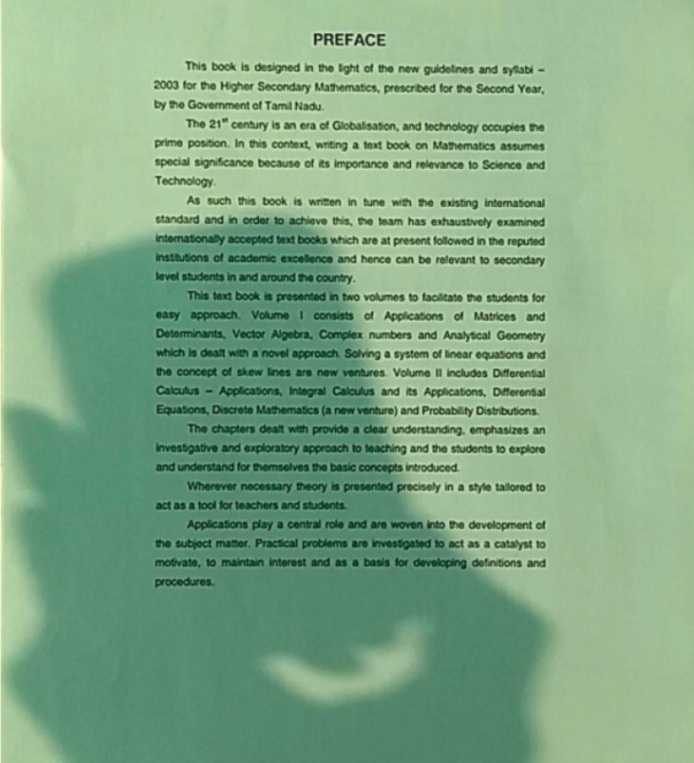
#> input picture Basic Image Processing/Segmentation/test4.jpg, 694 x 763 px
$ python Gaussian_Mixture.py
#> lines starting #> are read from the running program, lines starting #| are printed output that depends on the picture
"""Gaussian Mixture Model for Image Segmentation"""
"""
This code demonstrates how to use Gaussian Mixture Models (GMM) for image segmentation.
inGMM is a probabilistic model that assumes data points are generated from a mixture of several
Gaussian distributions with unknown parameters.

GMM usually is used for images that their histogram has multiple peaks,
which indicates the presence of multiple distinct clusters.

The only Hyperparameter is the number of clusters (K), which can be determined by
analyzing the histogram of the image

So when working with highly dynamic images this known hyperparameter can be a problem,
but for static images it can be a good choice for segmentation."""

import numpy as np
import cv2
import matplotlib.pyplot as plt
from sklearn.mixture import GaussianMixture

#=========================
# Hyperparameters
#=========================
K = 5              # Number of clusters (Gaussian components)
image_path = "test4.jpg"  # Path to input image
is_gray = False               # Whether to convert image to grayscale for GMM
#=========================
# Load Image and analysis histogram
#=========================
if is_gray:
    img = cv2.imread(image_path, cv2.IMREAD_GRAYSCALE)
    img = img.astype(np.float32)
    X = img.reshape(-1, 1) # Reshape to pixel list (N, 1)
    c=1
    h, w = img.shape
else:
    img = cv2.imread(image_path)
#> img is the input picture: shape (763, 694, 3); mean B, G, R 133.6, 167.5, 128.9
    h, w, c = img.shape
#> h = 763; w = 694; c = 3

    if c==3:
        print("Image has 3 channels (RGB)")
        img = cv2.cvtColor(img, cv2.COLOR_BGR2RGB)

    X = img.reshape(-1, c) # Reshape image to pixel list

# Colors for plotting
colors = ['r', 'g', 'b']

# Create one figure with subplots
plt.figure(figsize=(15,4))

for i in range(c):
    plt.subplot(1, c, i+1)  # 1 row, c columns, i+1-th subplot
    plt.hist(X[:, i], bins=256, color=colors[i], alpha=0.7)
    plt.title(f'Channel {i}')
    plt.xlabel("Pixel value")
    plt.ylabel("Frequency")

plt.tight_layout()
plt.show()
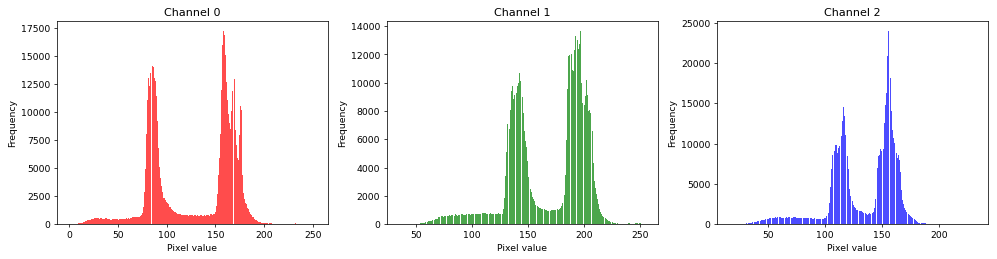
#> figure drawn by matplotlib, 3 panels; panel 1: tallest bar 17267 high, from x = 158.1 to 159.1; panel 2: tallest bar 13659 high, from x = 196.6 to 197.4; panel 3: tallest bar 23972 high, from x = 155.2 to 156.1


# Fit GMM
gmm = GaussianMixture(n_components=K, covariance_type='tied', random_state=0)
gmm.fit(X)

# Predict cluster labels
labels = gmm.predict(X)

# Reshape labels to image
segmented_labels = labels.reshape(h, w)
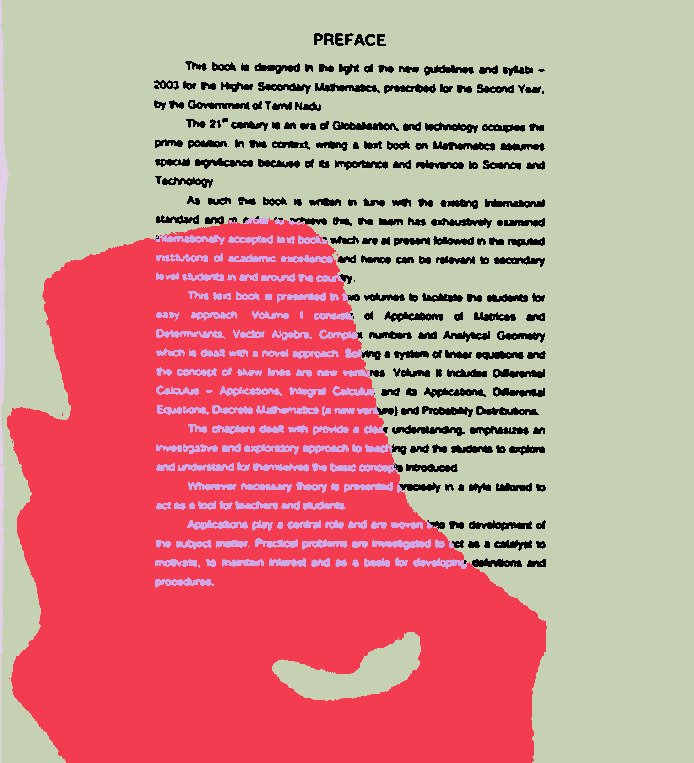
#> segmented_labels: shape (763, 694) int64; 5 distinct labels, from 0 to 4; one colour per label, 0 black

# Reconstruct segmented image using cluster means
segmented_img = gmm.means_[labels]
segmented_img = segmented_img.reshape(h, w, c).astype(np.uint8)
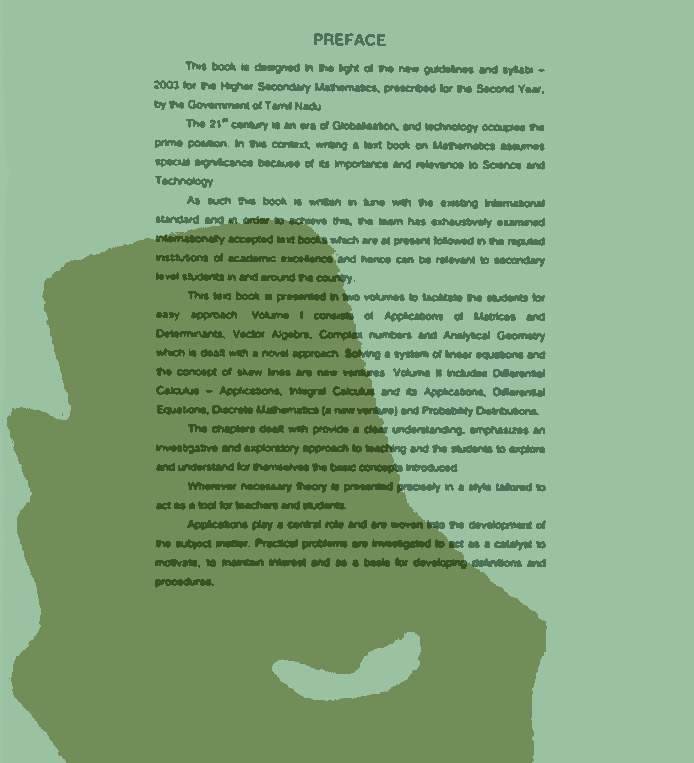
#> segmented_img: shape (763, 694, 3); mean of channels 0, 1, 2 127.3, 166.8, 132.7; drawn as B, G, R

# ========================
# Plot results
# ========================

plt.figure(figsize=(12,4))

plt.subplot(1,3,1)
plt.title("Original Image")
if is_gray:
    plt.imshow(img, cmap='gray')
else:
    plt.imshow(img)
plt.axis("off")

plt.subplot(1,3,2)
plt.title("Cluster Labels")
plt.imshow(segmented_labels, cmap='viridis')
plt.axis("off")

plt.subplot(1,3,3)
plt.title("Segmented Image")
if is_gray:
    plt.imshow(segmented_img, cmap='gray')
else:
    plt.imshow(segmented_img)
plt.axis("off")

plt.tight_layout()
plt.show()
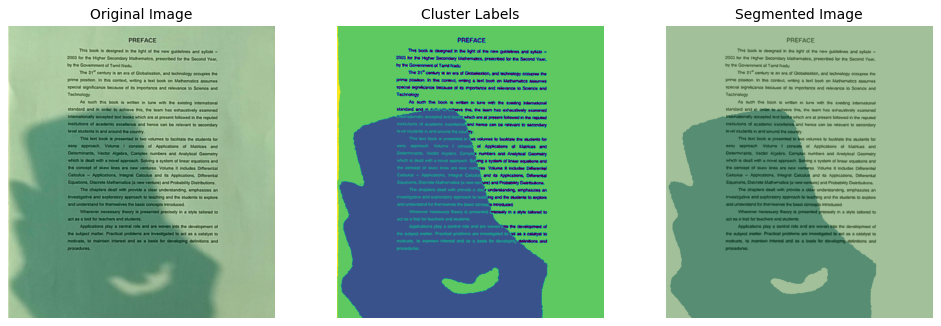
#> figure drawn by matplotlib, 3 panels

$ run again, with Basic Image Processing/Segmentation/test1.jpg copied over Basic Image Processing/Segmentation/test4.jpg
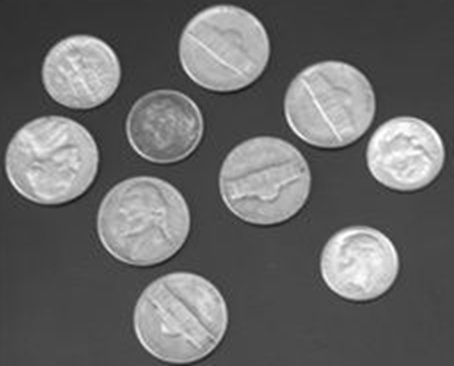
#> input picture Basic Image Processing/Segmentation/test1.jpg, 454 x 366 px
#> img is the input picture: shape (366, 454, 3); min 24, max 255, mean 105.3
#> `segmented_labels = labels.reshape(h, w)`:
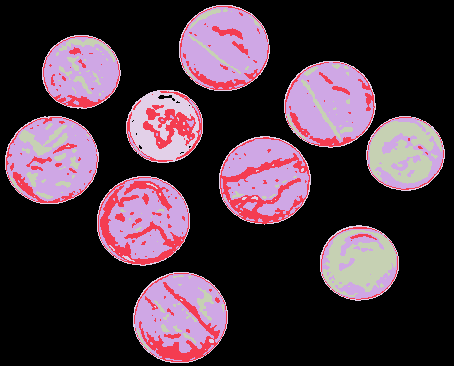
#> segmented_labels: shape (366, 454) int64; 5 distinct labels, from 0 to 4; one colour per label, 0 black
#> `plt.show()`:
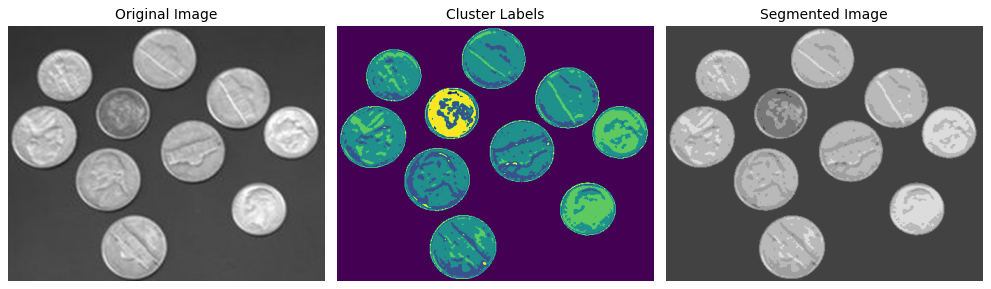
#> figure drawn by matplotlib, 3 panels

$ run again, with Basic Image Processing/Segmentation/test2.jpg copied over Basic Image Processing/Segmentation/test4.jpg
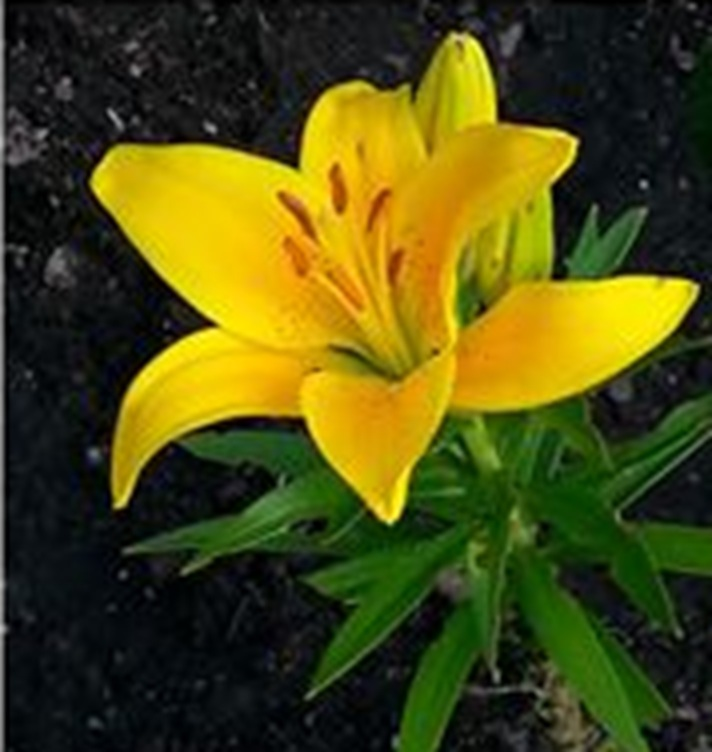
#> input picture Basic Image Processing/Segmentation/test2.jpg, 712 x 752 px
#> img is the input picture: shape (752, 712, 3); mean B, G, R 17.6, 75.7, 77.5
#> `segmented_labels = labels.reshape(h, w)`:
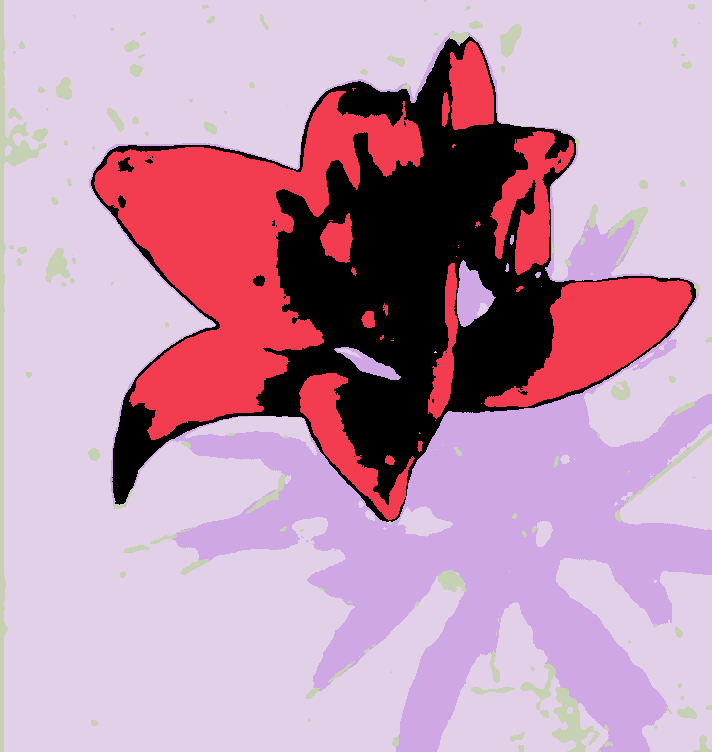
#> segmented_labels: shape (752, 712) int64; 5 distinct labels, from 0 to 4; one colour per label, 0 black
#> `plt.show()`:
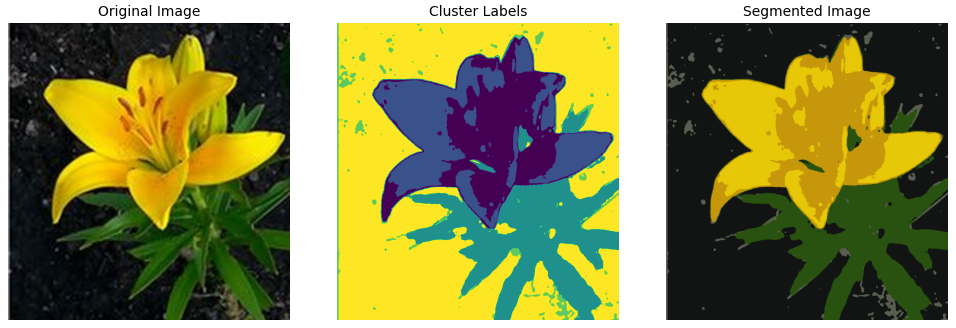
#> figure drawn by matplotlib, 3 panels

$ run again, with Basic Image Processing/Segmentation/test3.jpg copied over Basic Image Processing/Segmentation/test4.jpg
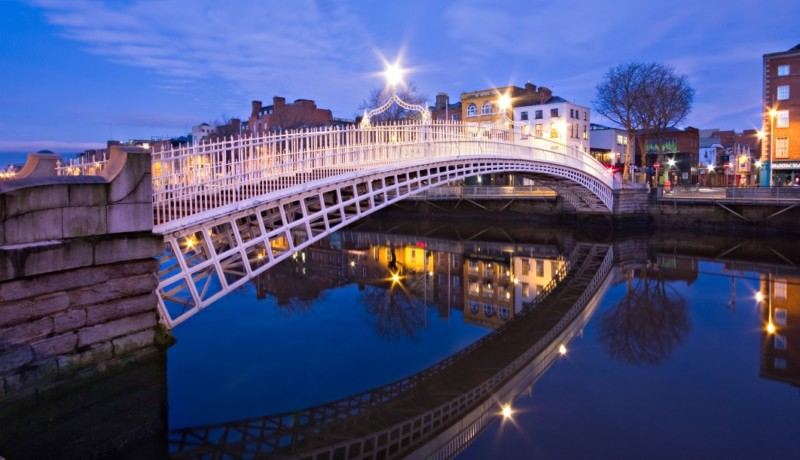
#> input picture Basic Image Processing/Segmentation/test3.jpg, 800 x 460 px
#> img is the input picture: shape (460, 800, 3); mean B, G, R 123, 81.7, 78.4
#> `segmented_labels = labels.reshape(h, w)`:
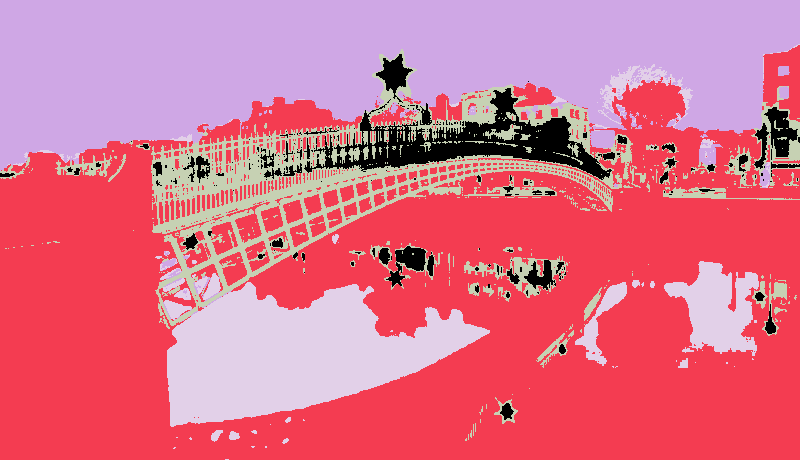
#> segmented_labels: shape (460, 800) int64; 5 distinct labels, from 0 to 4; one colour per label, 0 black
#> `plt.show()`:
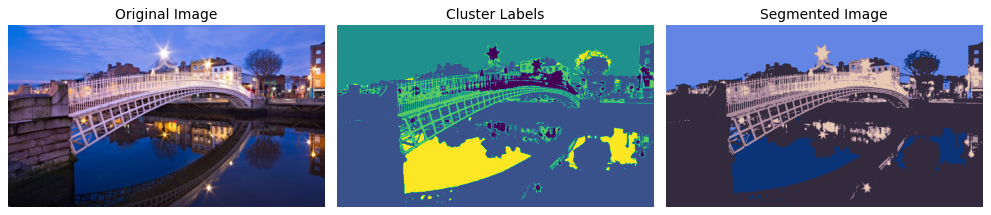
#> figure drawn by matplotlib, 3 panels
